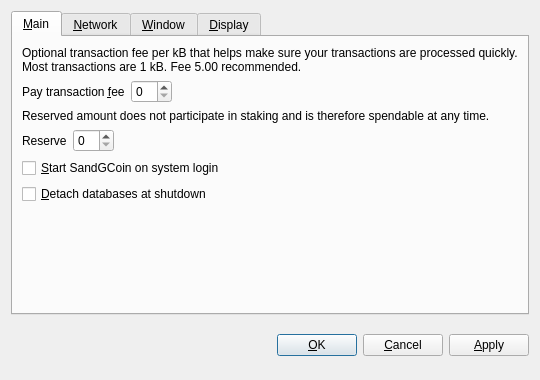
<?xml version="1.0" encoding="UTF-8"?>
<ui version="4.0">
 <class>OptionsDialog</class>
 <widget class="QDialog" name="OptionsDialog">
  <property name="geometry">
   <rect>
    <x>0</x>
    <y>0</y>
    <width>540</width>
    <height>380</height>
   </rect>
  </property>
  <property name="windowTitle">
   <string>Options</string>
  </property>
  <property name="modal">
   <bool>true</bool>
  </property>
  <layout class="QVBoxLayout" name="verticalLayout">
   <item>
    <widget class="QTabWidget" name="tabWidget">
     <property name="tabPosition">
      <enum>QTabWidget::North</enum>
     </property>
     <property name="currentIndex">
      <number>0</number>
     </property>
     <widget class="QWidget" name="tabMain">
      <attribute name="title">
       <string>&amp;Main</string>
      </attribute>
      <layout class="QVBoxLayout" name="verticalLayout_Main">
       <item>
        <widget class="QLabel" name="transactionFeeInfoLabel">
         <property name="text">
          <string>Optional transaction fee per kB that helps make sure your transactions are processed quickly. Most transactions are 1 kB. Fee 5.00 recommended.</string>
         </property>
         <property name="textFormat">
          <enum>Qt::PlainText</enum>
         </property>
         <property name="wordWrap">
          <bool>true</bool>
         </property>
        </widget>
       </item>
       <item>
        <layout class="QHBoxLayout" name="horizontalLayoutFee">
         <item>
          <widget class="QLabel" name="transactionFeeLabel">
           <property name="text">
            <string>Pay transaction &amp;fee</string>
           </property>
           <property name="textFormat">
            <enum>Qt::PlainText</enum>
           </property>
           <property name="buddy">
            <cstring>transactionFee</cstring>
           </property>
          </widget>
         </item>
         <item>
          <widget class="BitcoinAmountField" name="transactionFee"/>
         </item>
         <item>
          <spacer name="horizontalSpacerFee">
           <property name="orientation">
            <enum>Qt::Horizontal</enum>
           </property>
           <property name="sizeHint" stdset="0">
            <size>
             <width>40</width>
             <height>20</height>
            </size>
           </property>
          </spacer>
         </item>
        </layout>
       </item>
       <item>
        <widget class="QLabel" name="reserveBalanceInfoLabel">
         <property name="text">
          <string>Reserved amount does not participate in staking and is therefore spendable at any time.</string>
         </property>
         <property name="textFormat">
          <enum>Qt::PlainText</enum>
         </property>
         <property name="wordWrap">
          <bool>true</bool>
         </property>
        </widget>
       </item>
       <item>
        <layout class="QHBoxLayout" name="horizontalLayoutReserveBalance">
         <item>
          <widget class="QLabel" name="reserveBalanceLabel">
           <property name="text">
            <string>Reserve</string>
           </property>
           <property name="textFormat">
            <enum>Qt::PlainText</enum>
           </property>
           <property name="buddy">
            <cstring>reserveBalance</cstring>
           </property>
          </widget>
         </item>
         <item>
          <widget class="BitcoinAmountField" name="reserveBalance"/>
         </item>
         <item>
          <spacer name="horizontalSpacerReserveBalance">
           <property name="orientation">
            <enum>Qt::Horizontal</enum>
           </property>
           <property name="sizeHint" stdset="0">
            <size>
             <width>40</width>
             <height>20</height>
            </size>
           </property>
          </spacer>
         </item>
        </layout>
       </item>
       <item>
        <widget class="QCheckBox" name="bitcoinAtStartup">
         <property name="toolTip">
          <string>Automatically start SandGCoin after logging in to the system.</string>
         </property>
         <property name="text">
          <string>&amp;Start SandGCoin on system login</string>
         </property>
        </widget>
       </item>
       <item>
        <widget class="QCheckBox" name="detachDatabases">
         <property name="toolTip">
          <string>Detach block and address databases at shutdown. This means they can be moved to another data directory, but it slows down shutdown. The wallet is always detached.</string>
         </property>
         <property name="text">
          <string>&amp;Detach databases at shutdown</string>
         </property>
        </widget>
       </item>
       <item>
        <spacer name="verticalSpacer_Main">
         <property name="orientation">
          <enum>Qt::Vertical</enum>
         </property>
         <property name="sizeHint" stdset="0">
          <size>
           <width>20</width>
           <height>40</height>
          </size>
         </property>
        </spacer>
       </item>
      </layout>
     </widget>
     <widget class="QWidget" name="tabNetwork">
      <attribute name="title">
       <string>&amp;Network</string>
      </attribute>
      <layout class="QVBoxLayout" name="verticalLayout_Network">
       <item>
        <widget class="QCheckBox" name="mapPortUpnp">
         <property name="toolTip">
          <string>Automatically open the SandGCoin client port on the router. This only works when your router supports UPnP and it is enabled.</string>
         </property>
         <property name="text">
          <string>Map port using &amp;UPnP</string>
         </property>
        </widget>
       </item>
       <item>
        <widget class="QCheckBox" name="connectSocks">
         <property name="toolTip">
          <string>Connect to the SandGCoin network through a SOCKS proxy (e.g. when connecting through Tor).</string>
         </property>
         <property name="text">
          <string>&amp;Connect through SOCKS proxy:</string>
         </property>
        </widget>
       </item>
       <item>
        <layout class="QHBoxLayout" name="horizontalLayout_Network">
         <item>
          <widget class="QLabel" name="proxyIpLabel">
           <property name="text">
            <string>Proxy &amp;IP:</string>
           </property>
           <property name="textFormat">
            <enum>Qt::PlainText</enum>
           </property>
           <property name="buddy">
            <cstring>proxyIp</cstring>
           </property>
          </widget>
         </item>
         <item>
          <widget class="QValidatedLineEdit" name="proxyIp">
           <property name="maximumSize">
            <size>
             <width>140</width>
             <height>16777215</height>
            </size>
           </property>
           <property name="toolTip">
            <string>IP address of the proxy (e.g. 127.0.0.1)</string>
           </property>
          </widget>
         </item>
         <item>
          <widget class="QLabel" name="proxyPortLabel">
           <property name="text">
            <string>&amp;Port:</string>
           </property>
           <property name="textFormat">
            <enum>Qt::PlainText</enum>
           </property>
           <property name="buddy">
            <cstring>proxyPort</cstring>
           </property>
          </widget>
         </item>
         <item>
          <widget class="QLineEdit" name="proxyPort">
           <property name="maximumSize">
            <size>
             <width>55</width>
             <height>16777215</height>
            </size>
           </property>
           <property name="toolTip">
            <string>Port of the proxy (e.g. 9050)</string>
           </property>
          </widget>
         </item>
         <item>
          <widget class="QLabel" name="socksVersionLabel">
           <property name="text">
            <string>SOCKS &amp;Version:</string>
           </property>
           <property name="textFormat">
            <enum>Qt::PlainText</enum>
           </property>
           <property name="buddy">
            <cstring>socksVersion</cstring>
           </property>
          </widget>
         </item>
         <item>
          <widget class="QValueComboBox" name="socksVersion">
           <property name="toolTip">
            <string>SOCKS version of the proxy (e.g. 5)</string>
           </property>
          </widget>
         </item>
         <item>
          <spacer name="horizontalSpacer_Network">
           <property name="orientation">
            <enum>Qt::Horizontal</enum>
           </property>
           <property name="sizeHint" stdset="0">
            <size>
             <width>40</width>
             <height>20</height>
            </size>
           </property>
          </spacer>
         </item>
        </layout>
       </item>
       <item>
        <spacer name="verticalSpacer_Network">
         <property name="orientation">
          <enum>Qt::Vertical</enum>
         </property>
         <property name="sizeHint" stdset="0">
          <size>
           <width>20</width>
           <height>40</height>
          </size>
         </property>
        </spacer>
       </item>
      </layout>
     </widget>
     <widget class="QWidget" name="tabWindow">
      <attribute name="title">
       <string>&amp;Window</string>
      </attribute>
      <layout class="QVBoxLayout" name="verticalLayout_Window">
       <item>
        <widget class="QCheckBox" name="minimizeToTray">
         <property name="toolTip">
          <string>Show only a tray icon after minimizing the window.</string>
         </property>
         <property name="text">
          <string>&amp;Minimize to the tray instead of the taskbar</string>
         </property>
        </widget>
       </item>
       <item>
        <widget class="QCheckBox" name="minimizeOnClose">
         <property name="toolTip">
          <string>Minimize instead of exit the application when the window is closed. When this option is enabled, the application will be closed only after selecting Quit in the menu.</string>
         </property>
         <property name="text">
          <string>M&amp;inimize on close</string>
         </property>
        </widget>
       </item>
       <item>
        <spacer name="verticalSpacer_Window">
         <property name="orientation">
          <enum>Qt::Vertical</enum>
         </property>
         <property name="sizeHint" stdset="0">
          <size>
           <width>20</width>
           <height>40</height>
          </size>
         </property>
        </spacer>
       </item>
      </layout>
     </widget>
     <widget class="QWidget" name="tabDisplay">
      <attribute name="title">
       <string>&amp;Display</string>
      </attribute>
      <layout class="QVBoxLayout" name="verticalLayout_Display">
       <item>
        <layout class="QHBoxLayout" name="horizontalLayout_1_Display">
         <item>
          <widget class="QLabel" name="langLabel">
           <property name="text">
            <string>User Interface &amp;language:</string>
           </property>
           <property name="textFormat">
            <enum>Qt::PlainText</enum>
           </property>
           <property name="buddy">
            <cstring>lang</cstring>
           </property>
          </widget>
         </item>
         <item>
          <widget class="QValueComboBox" name="lang">
           <property name="toolTip">
            <string>The user interface language can be set here. This setting will take effect after restarting SandGCoin.</string>
           </property>
          </widget>
         </item>
        </layout>
       </item>
       <item>
        <layout class="QHBoxLayout" name="horizontalLayout_2_Display">
         <item>
          <widget class="QLabel" name="unitLabel">
           <property name="text">
            <string>&amp;Unit to show amounts in:</string>
           </property>
           <property name="textFormat">
            <enum>Qt::PlainText</enum>
           </property>
           <property name="buddy">
            <cstring>unit</cstring>
           </property>
          </widget>
         </item>
         <item>
          <widget class="QValueComboBox" name="unit">
           <property name="toolTip">
            <string>Choose the default subdivision unit to show in the interface and when sending coins.</string>
           </property>
          </widget>
         </item>
        </layout>
       </item>
       <item>
        <widget class="QCheckBox" name="displayAddresses">
         <property name="toolTip">
          <string>Whether to show SandGCoin addresses in the transaction list or not.</string>
         </property>
         <property name="text">
          <string>&amp;Display addresses in transaction list</string>
         </property>
        </widget>
       </item>
       <item>
        <widget class="QCheckBox" name="coinControlFeatures">
         <property name="toolTip">
          <string>Whether to show coin control features or not.</string>
         </property>
         <property name="text">
          <string>Display coin &amp;control features (experts only!)</string>
         </property>
        </widget>
       </item>
       <item>
        <spacer name="verticalSpacer_Display">
         <property name="orientation">
          <enum>Qt::Vertical</enum>
         </property>
         <property name="sizeHint" stdset="0">
          <size>
           <width>20</width>
           <height>40</height>
          </size>
         </property>
        </spacer>
       </item>
      </layout>
     </widget>
    </widget>
   </item>
   <item>
    <layout class="QHBoxLayout" name="horizontalLayout_Buttons">
     <item>
      <spacer name="horizontalSpacer_1">
       <property name="orientation">
        <enum>Qt::Horizontal</enum>
       </property>
       <property name="sizeHint" stdset="0">
        <size>
         <width>40</width>
         <height>48</height>
        </size>
       </property>
      </spacer>
     </item>
     <item>
      <widget class="QLabel" name="statusLabel">
       <property name="font">
        <font>
         <weight>75</weight>
         <bold>true</bold>
        </font>
       </property>
       <property name="text">
        <string/>
       </property>
       <property name="textFormat">
        <enum>Qt::PlainText</enum>
       </property>
       <property name="wordWrap">
        <bool>true</bool>
       </property>
      </widget>
     </item>
     <item>
      <spacer name="horizontalSpacer_2">
       <property name="orientation">
        <enum>Qt::Horizontal</enum>
       </property>
       <property name="sizeHint" stdset="0">
        <size>
         <width>40</width>
         <height>48</height>
        </size>
       </property>
      </spacer>
     </item>
     <item>
      <widget class="QPushButton" name="okButton">
       <property name="text">
        <string>&amp;OK</string>
       </property>
      </widget>
     </item>
     <item>
      <widget class="QPushButton" name="cancelButton">
       <property name="text">
        <string>&amp;Cancel</string>
       </property>
       <property name="autoDefault">
        <bool>false</bool>
       </property>
      </widget>
     </item>
     <item>
      <widget class="QPushButton" name="applyButton">
       <property name="text">
        <string>&amp;Apply</string>
       </property>
       <property name="autoDefault">
        <bool>false</bool>
       </property>
      </widget>
     </item>
    </layout>
   </item>
  </layout>
 </widget>
 <customwidgets>
  <customwidget>
   <class>BitcoinAmountField</class>
   <extends>QSpinBox</extends>
   <header>bitcoinamountfield.h</header>
  </customwidget>
  <customwidget>
   <class>QValueComboBox</class>
   <extends>QComboBox</extends>
   <header>qvaluecombobox.h</header>
  </customwidget>
  <customwidget>
   <class>QValidatedLineEdit</class>
   <extends>QLineEdit</extends>
   <header>qvalidatedlineedit.h</header>
  </customwidget>
 </customwidgets>
 <resources/>
 <connections/>
</ui>
